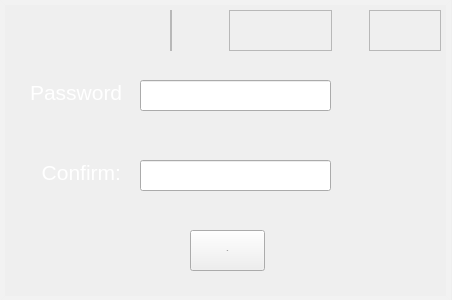
<?xml version="1.0" encoding="UTF-8"?>
<ui version="4.0">
 <class>Dialog</class>
 <widget class="QDialog" name="Dialog">
  <property name="geometry">
   <rect>
    <x>0</x>
    <y>0</y>
    <width>452</width>
    <height>300</height>
   </rect>
  </property>
  <property name="windowTitle">
   <string>Dialog</string>
  </property>
  <property name="styleSheet">
   <string notr="true">
background-color:#16191d;
QPushButton{background-color: rgba(0, 0, 0, 0);
font-size:28px;
color:white;
hover:{color:white;}
}
QPushButton:hover{
color:white;
border: 2px solid rgba(255,255,255,40);
border-radius:10px;
background-color: rgba(255,255,255,60);
}
border: 5px solid rgba(255,255,255,40);
</string>
  </property>
  <widget class="QFrame" name="frame">
   <property name="geometry">
    <rect>
     <x>0</x>
     <y>0</y>
     <width>451</width>
     <height>301</height>
    </rect>
   </property>
   <property name="minimumSize">
    <size>
     <width>451</width>
     <height>301</height>
    </size>
   </property>
   <property name="maximumSize">
    <size>
     <width>451</width>
     <height>301</height>
    </size>
   </property>
   <property name="styleSheet">
    <string notr="true">#frame{border: 5px solid rgba(255,255,255,40);}</string>
   </property>
   <property name="frameShape">
    <enum>QFrame::StyledPanel</enum>
   </property>
   <property name="frameShadow">
    <enum>QFrame::Raised</enum>
   </property>
   <widget class="QWidget" name="headerContainer" native="true">
    <property name="geometry">
     <rect>
      <x>120</x>
      <y>10</y>
      <width>321</width>
      <height>41</height>
     </rect>
    </property>
    <property name="styleSheet">
     <string notr="true">background-color:#ffff;</string>
    </property>
    <layout class="QHBoxLayout" name="horizontalLayout_5">
     <item alignment="Qt::AlignHCenter">
      <widget class="QFrame" name="frame_7">
       <property name="frameShape">
        <enum>QFrame::StyledPanel</enum>
       </property>
       <property name="frameShadow">
        <enum>QFrame::Raised</enum>
       </property>
       <layout class="QHBoxLayout" name="horizontalLayout_6">
        <property name="spacing">
         <number>0</number>
        </property>
        <property name="leftMargin">
         <number>0</number>
        </property>
        <property name="topMargin">
         <number>0</number>
        </property>
        <property name="rightMargin">
         <number>0</number>
        </property>
        <property name="bottomMargin">
         <number>0</number>
        </property>
       </layout>
      </widget>
     </item>
     <item>
      <widget class="QFrame" name="frame_6">
       <property name="frameShape">
        <enum>QFrame::StyledPanel</enum>
       </property>
       <property name="frameShadow">
        <enum>QFrame::Raised</enum>
       </property>
      </widget>
     </item>
     <item alignment="Qt::AlignRight">
      <widget class="QFrame" name="frame_8">
       <property name="frameShape">
        <enum>QFrame::StyledPanel</enum>
       </property>
       <property name="frameShadow">
        <enum>QFrame::Raised</enum>
       </property>
       <layout class="QHBoxLayout" name="horizontalLayout_4">
        <property name="leftMargin">
         <number>0</number>
        </property>
        <property name="topMargin">
         <number>0</number>
        </property>
        <property name="rightMargin">
         <number>0</number>
        </property>
        <property name="bottomMargin">
         <number>0</number>
        </property>
        <item>
         <widget class="QPushButton" name="hide_btn">
          <property name="styleSheet">
           <string notr="true">border:none;</string>
          </property>
          <property name="text">
           <string/>
          </property>
          <property name="icon">
           <iconset resource="res_rc.qrc">
            <normaloff>:/icon/icons/minus.svg</normaloff>:/icon/icons/minus.svg</iconset>
          </property>
          <property name="iconSize">
           <size>
            <width>24</width>
            <height>24</height>
           </size>
          </property>
         </widget>
        </item>
        <item>
         <widget class="QPushButton" name="close_btn">
          <property name="styleSheet">
           <string notr="true">border:none;</string>
          </property>
          <property name="text">
           <string/>
          </property>
          <property name="icon">
           <iconset resource="res_rc.qrc">
            <normaloff>:/icon/icons/x.svg</normaloff>:/icon/icons/x.svg</iconset>
          </property>
          <property name="iconSize">
           <size>
            <width>24</width>
            <height>24</height>
           </size>
          </property>
         </widget>
        </item>
       </layout>
      </widget>
     </item>
    </layout>
   </widget>
   <widget class="QPushButton" name="ok_btn">
    <property name="geometry">
     <rect>
      <x>190</x>
      <y>230</y>
      <width>75</width>
      <height>41</height>
     </rect>
    </property>
    <property name="font">
     <font>
      <family>MS Sans Serif</family>
      <pointsize>-1</pointsize>
     </font>
    </property>
    <property name="styleSheet">
     <string notr="true">QPushButton{background-color: rgba(0, 0, 0, 0);
font-size:28px;
color:white;
hover:{color:white;}
}
QPushButton:hover{
color:white;
border: 2px solid rgba(255,255,255,40);
border-radius:10px;
background-color: rgba(255,255,255,60);
}</string>
    </property>
    <property name="text">
     <string>OK</string>
    </property>
   </widget>
   <widget class="QLabel" name="label_2">
    <property name="geometry">
     <rect>
      <x>30</x>
      <y>80</y>
      <width>91</width>
      <height>31</height>
     </rect>
    </property>
    <property name="font">
     <font>
      <family>MS Sans Serif</family>
      <pointsize>16</pointsize>
      <hintingpreference>PreferDefaultHinting</hintingpreference>
     </font>
    </property>
    <property name="styleSheet">
     <string notr="true">color:white;</string>
    </property>
    <property name="text">
     <string>Password:</string>
    </property>
    <property name="alignment">
     <set>Qt::AlignLeading|Qt::AlignLeft|Qt::AlignTop</set>
    </property>
    <property name="wordWrap">
     <bool>true</bool>
    </property>
   </widget>
   <widget class="QLabel" name="label_4">
    <property name="geometry">
     <rect>
      <x>30</x>
      <y>160</y>
      <width>91</width>
      <height>41</height>
     </rect>
    </property>
    <property name="font">
     <font>
      <family>MS Sans Serif</family>
      <pointsize>16</pointsize>
      <hintingpreference>PreferDefaultHinting</hintingpreference>
     </font>
    </property>
    <property name="styleSheet">
     <string notr="true">color:white;</string>
    </property>
    <property name="text">
     <string>Confirm:</string>
    </property>
    <property name="alignment">
     <set>Qt::AlignRight|Qt::AlignTop|Qt::AlignTrailing</set>
    </property>
    <property name="wordWrap">
     <bool>true</bool>
    </property>
   </widget>
   <widget class="QLineEdit" name="textEdit">
    <property name="echoMode">
     <enum>QLineEdit::Password</enum>
    </property>
    <property name="geometry">
     <rect>
      <x>140</x>
      <y>80</y>
      <width>191</width>
      <height>31</height>
     </rect>
    </property>
    <property name="font">
     <font>
      <family>MS Sans Serif</family>
      <pointsize>13</pointsize>
     </font>
    </property>
    <property name="styleSheet">
     <string notr="true">color:white;</string>
    </property>
   </widget>
   <widget class="QLineEdit" name="textEdit_2">
    <property name="echoMode">
     <enum>QLineEdit::Password</enum>
    </property>
    <property name="geometry">
     <rect>
      <x>140</x>
      <y>160</y>
      <width>191</width>
      <height>31</height>
     </rect>
    </property>
    <property name="font">
     <font>
      <family>MS Sans Serif</family>
      <pointsize>13</pointsize>
     </font>
    </property>
    <property name="styleSheet">
     <string notr="true">color:white;</string>
    </property>
   </widget>
  </widget>
 </widget>
 <resources>
  <include location="res_rc.qrc"/>
 </resources>
 <connections/>
</ui>
